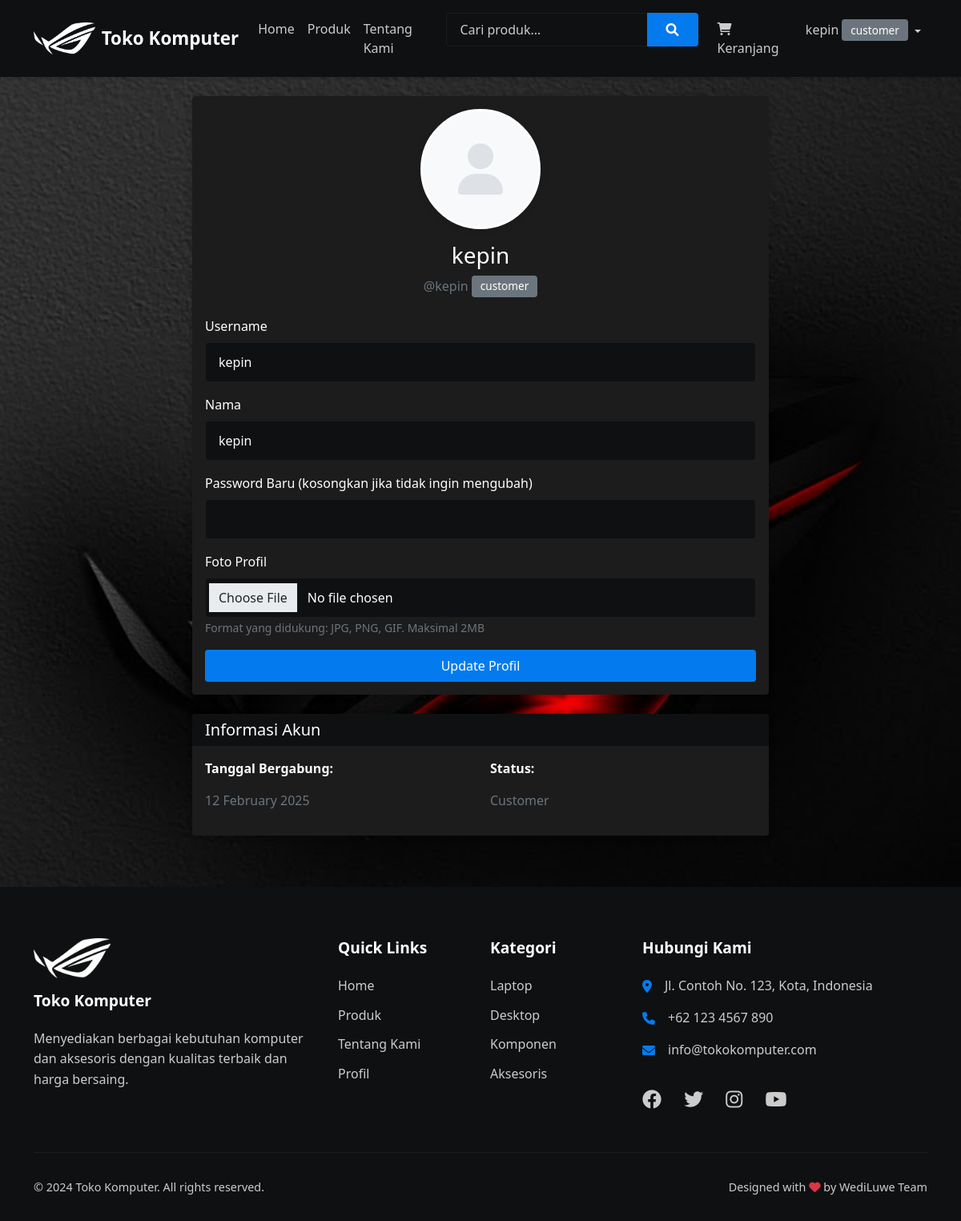
Screenshot of /profile (signed in) with the database file from the repository.
### models/database.py (models this page shows, shortened)
class User(db.Model, UserMixin):
    __tablename__ = 'users'
    id = db.Column(db.Integer, primary_key=True)
    username = db.Column(db.String(80), unique=True, nullable=False)
    name = db.Column(db.String(100), nullable=False)
    password_hash = db.Column(db.String(128))
    role = db.Column(db.String(20), default='customer')
    created_at = db.Column(db.DateTime, default=datetime.utcnow)
    profile_image = db.Column(db.String(200))
    def is_admin(self):
        return self.role == 'admin'

### app.py (the view)
@app.route('/profile')
@login_required
def profile():
    return render_template('profile.html')

### app.py (called while the page is built)
@login_manager.user_loader
def load_user(user_id):
    return User.query.get(int(user_id))

### views/templates/profile.html
{% extends "base.html" %}
{% block content %}
<div class="container">
    <div class="row justify-content-center">
        <div class="col-md-8">
            <div class="card">
                <div class="card-body">
                    <div class="text-center mb-4">
                        {% if current_user.profile_image %}
                        <img src="{{ url_for('static', filename=current_user.profile_image) }}"
                             class="rounded-circle profile-image mb-3"
                             alt="Profile Image">
                        {% else %}
                        <div class="profile-image-placeholder mb-3">
                            <i class="fas fa-user"></i>
                        </div>
                        {% endif %}
                        <h3>{{ current_user.name }}</h3>
                        <p class="text-muted">
                            @{{ current_user.username }}
                            <span class="badge bg-{{ 'primary' if current_user.is_admin() else 'secondary' }}">
                                {{ current_user.role }}
                            </span>
                        </p>
                    </div>
                    <form method="POST" action="{{ url_for('update_profile') }}" enctype="multipart/form-data">
                        <div class="mb-3">
                            <label class="form-label">Username</label>
                            <input type="text" class="form-control" name="username"
                                   value="{{ current_user.username }}" required>
                        </div>
                        <div class="mb-3">
                            <label class="form-label">Nama</label>
                            <input type="text" class="form-control" name="name"
                                   value="{{ current_user.name }}" required>
                        </div>
                        <div class="mb-3">
                            <label class="form-label">Password Baru (kosongkan jika tidak ingin mengubah)</label>
                            <input type="password" class="form-control" name="password">
                        </div>
                        <div class="mb-3">
                            <label class="form-label">Foto Profil</label>
                            <input type="file" class="form-control" name="profile_image"
                                   accept="image/*">
                            <small class="text-muted">Format yang didukung: JPG, PNG, GIF. Maksimal 2MB</small>
                        </div>
                        <div class="d-grid">
                            <button type="submit" class="btn btn-primary">Update Profil</button>
                        </div>
                    </form>
                </div>
            </div>
            <div class="card mt-4">
                <div class="card-header">
                    <h5 class="mb-0">Informasi Akun</h5>
                </div>
                <div class="card-body">
                    <div class="row">
                        <div class="col-md-6">
                            <p><strong>Tanggal Bergabung:</strong></p>
                            <p class="text-muted">{{ current_user.created_at.strftime('%d %B %Y') }}</p>
                        </div>
                        <div class="col-md-6">
                            <p><strong>Status:</strong></p>
                            <p class="text-muted">{{ 'Admin' if current_user.is_admin() else 'Customer' }}</p>
                        </div>
                    </div>
                </div>
            </div>
        </div>
    </div>
</div>
{% endblock %}

### views/templates/base.html (shortened to what this page needs)
<!DOCTYPE html>
<html lang="en">
<head>
    <link href="https://cdn.jsdelivr.net/npm/bootstrap@5.1.3/dist/css/bootstrap.min.css" rel="stylesheet">
    <link rel="stylesheet" href="{{ url_for('static', filename='css/style.css') }}">
    <link rel="stylesheet" href="https://cdnjs.cloudflare.com/ajax/libs/font-awesome/6.0.0/css/all.min.css">
</head>
<body>
    <nav class="navbar navbar-expand-lg navbar-dark">
        <div class="container">
            <a class="navbar-brand d-flex align-items-center" href="{{ url_for('home') }}">
                <img src="{{ url_for('static', filename='uploads/logo.png') }}"
                     alt="Toko Komputer Logo"
                     height="40"
                     class="me-2">
                Toko Komputer
            </a>
            <div class="collapse navbar-collapse" id="navbarNav">
                {% if current_user.is_authenticated %}
                <ul class="navbar-nav">
                    <li class="nav-item">
                        <a class="nav-link" href="{{ url_for('home') }}">Home</a>
                    </li>
                    <li class="nav-item">
                        <a class="nav-link" href="{{ url_for('products') }}">Produk</a>
                    </li>
                    <li class="nav-item">
                        <a class="nav-link" href="{{ url_for('about') }}">Tentang Kami</a>
                    </li>
                </ul>
                {% endif %}
                <ul class="navbar-nav ms-auto">
                    <li class="nav-item me-3">
                        <form class="d-flex" action="{{ url_for('products') }}" method="GET">
                            <div class="input-group">
                                <input type="text"
                                       class="form-control search-input"
                                       placeholder="Cari produk..."
                                       name="search"
                                       value="{{ request.args.get('search', '') }}">
                                <button class="btn btn-primary" type="submit">
                                    <i class="fas fa-search"></i>
                                </button>
                            </div>
                        </form>
                    </li>
                    {% if current_user.is_authenticated %}
                    <li class="nav-item">
                        <a class="nav-link" href="{{ url_for('view_cart') }}">
                            <i class="fas fa-shopping-cart"></i> Keranjang
                        </a>
                    </li>
                    <li class="nav-item dropdown">
                        <a class="nav-link dropdown-toggle" href="#" id="navbarDropdown" role="button"
                           data-bs-toggle="dropdown" aria-expanded="false">
                            {{ current_user.name }}
                            <span class="badge bg-{{ 'primary' if current_user.is_admin() else 'secondary' }}">
                                {{ current_user.role }}
                            </span>
                        </a>
                    </li>
                    {% endif %}
                </ul>
            </div>
        </div>
    </nav>
    <div class="container mt-4">
        {% block content %}{% endblock %}
    </div>
    <footer class="footer mt-5">
        <div class="container">
            <div class="row g-4">
                <div class="col-lg-4">
                    <div class="footer-company">
                        <img src="{{ url_for('static', filename='uploads/logo.png') }}"
                             alt="Toko Komputer Logo"
                             class="footer-logo mb-3">
                        <h5>Toko Komputer</h5>
                        <p>Menyediakan berbagai kebutuhan komputer dan aksesoris dengan kualitas terbaik dan harga bersaing.</p>
                    </div>
                </div>
                <div class="col-lg-2">
                    <h5>Quick Links</h5>
                    <ul class="footer-links">
                        <li><a href="{{ url_for('home') }}">Home</a></li>
                        <li><a href="{{ url_for('products') }}">Produk</a></li>
                        <li><a href="{{ url_for('about') }}">Tentang Kami</a></li>
                        {% if current_user.is_authenticated %}
                        <li><a href="{{ url_for('profile') }}">Profil</a></li>
                        {% else %}
                        <li><a href="{{ url_for('login') }}">Login</a></li>
                        <li><a href="{{ url_for('register') }}">Register</a></li>
                        {% endif %}
                    </ul>
                </div>
                <div class="col-lg-2">
                    <h5>Kategori</h5>
                    <ul class="footer-links">
                        <li><a href="{{ url_for('products', category='Laptop') }}">Laptop</a></li>
                        <li><a href="{{ url_for('products', category='Desktop') }}">Desktop</a></li>
                        <li><a href="{{ url_for('products', category='Komponen') }}">Komponen</a></li>
                        <li><a href="{{ url_for('products', category='Aksesoris') }}">Aksesoris</a></li>
                    </ul>
                </div>
                <div class="col-lg-4">
                    <h5>Hubungi Kami</h5>
                    <ul class="footer-contact">
                        <li>
                            <i class="fas fa-map-marker-alt"></i>
                            <span>Jl. Contoh No. 123, Kota, Indonesia</span>
                        </li>
                        <li>
                            <i class="fas fa-phone"></i>
                            <span>+62 123 4567 890</span>
                        </li>
                        <li>
                            <i class="fas fa-envelope"></i>
                            <span>info@tokokomputer.com</span>
                        </li>
                    </ul>
                    <div class="footer-social">
                        <a href="#"><i class="fab fa-facebook"></i></a>
                        <a href="#"><i class="fab fa-twitter"></i></a>
                        <a href="#"><i class="fab fa-instagram"></i></a>
                        <a href="#"><i class="fab fa-youtube"></i></a>
                    </div>
                </div>
            </div>
            <div class="footer-bottom">
                <div class="row">
                    <div class="col-md-6">
                        <p>&copy; 2024 Toko Komputer. All rights reserved.</p>
                    </div>
                    <div class="col-md-6 text-md-end">
                        <p>Designed with <i class="fas fa-heart text-danger"></i> by WediLuwe Team</p>
                    </div>
                </div>
            </div>
        </div>
    </footer>
</body>
</html>

### views/static/css/style.css (style rules this page uses)
:root { --epic-dark: #121212; --epic-darker: #0f1011; --epic-blue: #0074e4; --epic-light-blue: #0078f2; --epic-gray: #1c1c1c; --epic-light-gray: #999999; --epic-text: #ffffff; --epic-text-secondary: #cccccc; --epic-accent: #037BEF; --epic-hover: #0066cc; }
body { background-color: var(--epic-dark); background-image: url('../uploads/background.jpg'); background-size: cover; background-position: center; background-attachment: fixed; color: var(--epic-text); min-height: 100vh; display: flex; flex-direction: column; }
.container.mt-4 { flex: 1 0 auto; }
.card { margin-bottom: 1rem; box-shadow: 0 2px 4px rgba(0,0,0,0.1); }
.navbar { margin-bottom: 0; box-shadow: 0 2px 4px rgba(0,0,0,0.1); }
.badge { padding: 0.5em 0.8em; font-weight: 500; font-size: 0.85rem; }
.dropdown-toggle::after { vertical-align: middle; }
.card { transition: transform 0.2s; box-shadow: 0 2px 4px rgba(0,0,0,0.1); }
.profile-image-placeholder { width: 150px; height: 150px; margin: 0 auto; background: #f8f9fa; border-radius: 50%; display: flex; align-items: center; justify-content: center; font-size: 4rem; color: #dee2e6; border: 3px solid #fff; box-shadow: 0 2px 8px rgba(0,0,0,0.1); }
.navbar { background-color: var(--epic-darker) !important; padding: 1rem 0; }
.navbar-brand { font-weight: 600; color: var(--epic-text) !important; }
.navbar-dark .navbar-nav .nav-link { color: var(--epic-text-secondary); }
.card { background-color: var(--epic-gray); border: none; box-shadow: 0 2px 8px rgba(0,0,0,0.2); }
.card-header { background-color: var(--epic-darker); color: var(--epic-text); border-bottom: none; }
.card-body { color: #ffffff; }
.form-control { background-color: var(--epic-darker); border: 1px solid var(--epic-gray); color: var(--epic-text); padding: 0.75rem 1rem; }
.form-control::placeholder { color: #808080; }
.btn-primary { background-color: var(--epic-accent); border: none; padding: 0.5rem 1.5rem; font-weight: 500; transition: background-color 0.2s ease; }
.navbar-brand img { height: 40px; width: auto; transition: transform 0.2s ease; }
.navbar-brand { display: flex; align-items: center; font-weight: 600; font-size: 1.4rem; }
.footer { background: var(--epic-darker); padding: 4rem 0 1rem; flex-shrink: 0; width: 100%; color: var(--epic-text-secondary); margin-top: auto; }
.footer-logo { height: 50px; width: auto; margin-bottom: 1rem; }
.footer h5 { color: var(--epic-text); font-size: 1.2rem; margin-bottom: 1.5rem; font-weight: 600; }
.footer-links { list-style: none; padding: 0; margin: 0; }
.footer-links li { margin-bottom: 0.8rem; }
.footer-links a { color: var(--epic-text-secondary); text-decoration: none; transition: color 0.2s ease; }
.footer-contact { list-style: none; padding: 0; margin: 0; }
.footer-contact li { display: flex; align-items: start; margin-bottom: 1rem; }
.footer-contact i { color: var(--epic-accent); margin-right: 1rem; margin-top: 0.3rem; }
.footer-social { margin-top: 2rem; }
.footer-social a { color: var(--epic-text-secondary); font-size: 1.5rem; margin-right: 1.5rem; transition: color 0.2s ease; }
.footer-bottom { margin-top: 3rem; padding-top: 2rem; border-top: 1px solid var(--epic-gray); font-size: 0.9rem; }
.footer-company p { color: var(--epic-text-secondary); margin-bottom: 1.5rem; line-height: 1.6; }
.search-input { min-width: 300px; background: var(--epic-darker); border: 1px solid var(--epic-gray); color: var(--epic-text); padding: 0.5rem 1rem; }
.search-input::placeholder { color: var(--epic-text-secondary); }

### rows the page displays
User: name "kepin", role "customer", username "kepin", created_at "12 February 2025", role "Customer"
